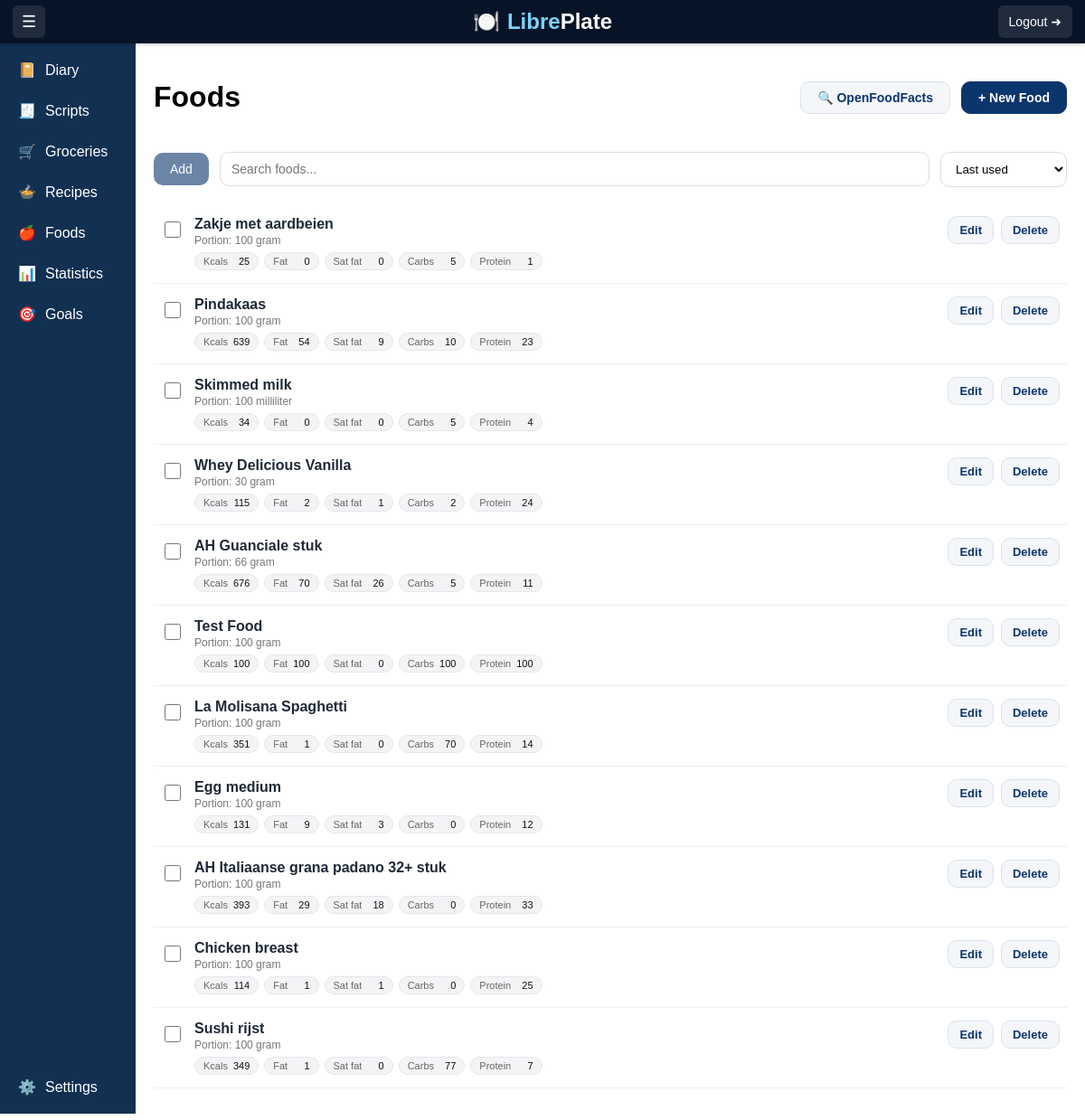
Page /foods/?meal=21 (signed in) on the committed database.
### foods/models.py (models this page shows, shortened)
class Food(models.Model):
    name = models.CharField(max_length=255)
    user = models.ForeignKey(User, on_delete=models.CASCADE, related_name="foods")
    serving = models.DecimalField(max_digits=6, decimal_places=2)
    unit = models.ForeignKey(
        "units.Unit", on_delete=models.CASCADE, null=True, blank=True
    )
    thumbnail_path = models.CharField(max_length=500, blank=True, null=True)
    barcode = models.CharField(max_length=50, blank=True)
    brand = models.CharField(max_length=255, blank=True, null=True)
    description = models.TextField(blank=True, null=True)
    created_at = models.DateTimeField(auto_now_add=True)
    updated_at = models.DateTimeField(auto_now=True)
    last_used_at = models.DateTimeField(null=True, blank=True, db_index=True)
    class Meta:
        ordering = ["-created_at"]
        verbose_name_plural = "Foods"
        indexes = [
            models.Index(fields=["barcode"]),
            models.Index(fields=["user", "brand"]),
        ]

### units/models.py (models this page shows, shortened)
class Unit(models.Model):
    name = models.CharField(max_length=100, unique=True)
    name_plural = models.CharField(max_length=100, unique=True)
    description = models.TextField(blank=True, null=True)
    abbreviation = models.CharField(max_length=100, blank=True, null=True)
    user = models.ForeignKey(
        User, on_delete=models.CASCADE, related_name="units", null=True, blank=True
    )
    class Meta:
        verbose_name_plural = "Units"

### nutrients/models.py (models this page shows, shortened)
class Nutrient(models.Model):
    name = models.CharField(max_length=100, unique=True)
    description = models.TextField(blank=True, null=True)
    abbreviation = models.CharField(max_length=100, blank=True, null=True)
    show_in_diary_total = models.BooleanField(
        null=True,
        blank=True,
        help_text="Show this nutrient in diary totals.",
    )
    show_in_diary_meal = models.BooleanField(
        null=True,
        blank=True,
        help_text="Show this nutrient in individual diary meals.",
    )
    show_in_food_edit = models.BooleanField(
        null=True,
        blank=True,
        help_text="Show this nutrient when editing a food.",
    )
    show_in_recipe = models.BooleanField(
        null=True,
        blank=True,
        help_text="Show this nutrient in recipes.",
    )
    show_in_foods = models.BooleanField(
        null=True,
        blank=True,
        help_text="Show this nutrient in food detail/list pages.",
    )
    order = models.PositiveIntegerField(default=0)
    user = models.ForeignKey(
        User,
        on_delete=models.CASCADE,
        related_name="nutrients",
        null=True,
        blank=True,
    )
    class Meta:
        verbose_name = "Nutrients"
        ordering = ["order"]

### foods/views.py (the view)
# urls.py: path("", views.foods, name="foods"),
@login_required
def foods(request):
    sort = request.GET.get("sort", "last_used")
    meal_id = request.GET.get("meal")
    select_step = request.GET.get("select_step")  # NEW
    foods_qs = Food.objects.filter(user=request.user).prefetch_related(
        Prefetch(
            "food_nutrients", queryset=FoodNutrient.objects.select_related("nutrient")
        )
    )
    if sort == "name":
        foods_qs = foods_qs.order_by("name")
    elif sort == "last_used":
        foods_qs = foods_qs.order_by("-last_used_at", "-created_at")
    else:
        foods_qs = foods_qs.order_by("-created_at")
    nutrients = list(Nutrient.objects.filter(show_in_foods=True).order_by("order"))
    foods_data = []
    for food in foods_qs:
        nutrient_map = {fn.nutrient_id: fn.amount for fn in food.food_nutrients.all()}
        formatted_nutrients = []
        for nutrient in nutrients:
            formatted_nutrients.append(
                {
                    "name": nutrient.name,
                    "abbr": nutrient.abbreviation,
                    "value": float(nutrient_map.get(nutrient.id, 0)),
                }
            )
        foods_data.append(
            {
                "id": food.id,
                "name": food.name,
                "description": food.description or "",
                "serving": float(food.serving),
                "unit": food.unit.name if food.unit else "",
                "nutrients": formatted_nutrients,
            }
        )
    return render(
        request,
        "foods/foods.html",
        {
            "foods": foods_data,
            "nutrients": nutrients,
            "sort": sort,
            "meal_id": meal_id,
            "select_step": select_step,  # NEW
        },
    )

### foods/templates/foods/foods.html (shortened to what this page needs)
{% extends 'base.html' %}
{% load static %}
{% block content %}
<link rel="stylesheet" href="{% static 'foods/css/food.css' %}">
<div class="container">
    <div class="page-header">
        <h1>Foods</h1>
        <div class="header-actions">
            <a href="{% url 'openfood_search' %}" class="btn btn-secondary">
                🔍 OpenFoodFacts
            </a>
            <a href="{% url 'create_food' %}" class="btn btn-primary">
                + New Food
            </a>
        </div>
    </div>
    <div class="food-toolbar">
        <div class="add-button">
            <button
                id="addSelectedBtn"
                type="submit"
                form="foodSelectionForm"
                disabled>
                Add
            </button>
        </div>
        <div class="food-search">
            <input
                type="text"
                id="foodSearch"
                placeholder="Search foods..."
            >
        </div>
        <div class="food-sort">
            <select id="sortSelect">
                <option value="last_used"
                    {% if sort == "last_used" %}selected{% endif %}>
                    Last used
                </option>
            </select>
        </div>
    </div>
    {% if foods %}
    <form
        id="foodSelectionForm"
        method="post"
        action="
        {% if meal_id %}
            {% url 'add_foods_to_meal_direct' meal_id %}
        {% else %}
            {% url 'select_meal' %}
        {% endif %}
        "
    >
        <div id="foodsContainer">
            {% for food in foods %}
                {% include "foods/partials/food_card.html" %}
            {% endfor %}
        </div>
    </form>
    {% else %}
        <p>No foods available.</p>
    {% endif %}
</div>
{% endblock %}

### foods/templates/foods/partials/food_card.html
<div
    class="food-card food-item"
    data-name="{{ food.name|lower }}"
    data-description="{{ food.description|lower }}"
>
    <div class="food-header">
        <div class="food-left">
            <input
                type="checkbox"
                class="food-checkbox"
                name="foods"
                value="{{ food.id }}"
            >
            <div class="food-info">
                <div class="food-name">
                    {{ food.name }}
                </div>
                <div class="serving">
                    Portion: {{ food.serving|floatformat:"-1" }} {{ food.unit }}
                </div>
                <div class="nutrients-row">
                    {% for n in food.nutrients %}
                    <div class="nutrient-chip">
                        <span class="nutrient-label">
                            {{ n.abbr|default:n.name }}
                        </span>
                        <span class="nutrient-value">
                            {% with v=n.value|floatformat:0 %}
                                {% if v|slice:"-3:" == ".00" %}
                                    {{ n.value|floatformat:0 }}
                                {% else %}
                                    {{ v }}
                                {% endif %}
                            {% endwith %}
                        </span>
                    </div>
                    {% endfor %}
                </div>
            </div>
        </div>
        <div class="actions">
            <a href="{% url 'edit_food' food.id %}" class="action-btn edit-btn">
                Edit
            </a>
            <a href="{% url 'delete_food' food.id %}" class="action-btn delete-btn">
                Delete
            </a>
        </div>
    </div>
</div>

### foods/static/foods/css/food.css (style rules this page uses)
.food-card { padding: 14px 8px; border-bottom: 1px solid #eee; transition: background .2s ease; }
.food-header { display: flex; justify-content: space-between; align-items: flex-start; gap: 16px; }
.food-left { display: flex; align-items: flex-start; gap: 12px; flex: 1; }
.food-checkbox { margin-top: 6px; width: 18px; height: 18px; cursor: pointer; }
.food-info { display: flex; flex-direction: column; min-width: 180px; }
.food-name { font-size: 16px; font-weight: 600; color: #1f2937; }
.serving { font-size: 12px; color: #777; margin-top: 2px; }
.nutrients-row { display: flex; flex-wrap: wrap; gap: 6px; margin-top: 6px; }
.nutrient-chip { background: #f3f4f6; border: 1px solid #e5e7eb; border-radius: 999px; padding: 3px 9px; display: flex; gap: 6px; align-items: center; font-size: 11px; font-variant-numeric: tabular-nums; }
.nutrient-label { color: #666; max-width: 60px; overflow: hidden; text-overflow: ellipsis; white-space: nowrap; }
.nutrient-value { color: #111; font-variant-numeric: tabular-nums; display: inline-block; min-width: 3ch; text-align: right; }
.food-toolbar { display: flex; gap: 12px; margin-top: 18px; margin-bottom: 18px; align-items: center; width: 100%; }
.add-button { flex: 0 0 auto; }
.add-button button { padding: 10px 18px; border: none; border-radius: 10px; background: #0b356d; color: white; cursor: pointer; font-size: 14px; }
.add-button button:disabled { opacity: 0.6; cursor: not-allowed; }
.food-search { flex: 1 1 auto; min-width: 0; }
.food-search input { width: 100%; box-sizing: border-box; padding: 10px 12px; border: 1px solid #ddd; border-radius: 10px; font-size: 14px; outline: none; }
.food-sort { flex: 0 0 auto; }
.food-sort select { min-width: 140px; box-sizing: border-box; padding: 10px 12px; border: 1px solid #ddd; border-radius: 10px; background: white; outline: none; }

### templates/base.html (style rules this page uses)
.btn { display: inline-flex; align-items: center; justify-content: center; gap: 8px; padding: 10px 18px; border-radius: 10px; font-size: 14px; font-weight: 600; line-height: 1; text-decoration: none; cursor: pointer; border: 1px solid transparent; transition: all .2s ease; font-family: inherit; box-sizing: border-box; }
.btn-primary { background: #0b356d; color: #fff; border-color: #0b356d; }
.btn-secondary { background: #f4f6f9; color: #0b356d; border: 1px solid #d9e2ef; }
.page-header { display: flex; justify-content: space-between; align-items: center; margin-bottom: 20px; gap: 20px; }
.header-actions { display: flex; gap: 12px; }
.actions { display: flex; align-items: center; gap: 8px; flex-shrink: 0; }
.action-btn { display: inline-flex; align-items: center; justify-content: center; padding: 7px 12px; background: #f4f6f9; color: #0b356d; border: 1px solid #d9e2ef; border-radius: 10px; text-decoration: none; font-size: 13px; font-weight: 600; transition: all .2s ease; }
html, body { margin: 0; height: 100%; font-family: Arial, sans-serif; }
body { margin: 0; height: 100vh; }

### rows in the picture
Food: name "Zakje met aardbeien"
Unit: unit "gram" "gram" "gram" "gram" "gram" "gram" "gram" "gram" "gram" "gram"
Nutrient: abbr "Kcals" "Kcals" "Kcals" "Kcals" "Kcals" "Kcals" "Kcals" "Kcals" "Kcals" "Kcals" "Kcals"
Nutrient: abbr "Fat" "Fat" "Fat" "Fat" "Fat" "Fat" "Fat" "Fat" "Fat" "Fat" "Fat"
Nutrient: abbr "Sat fat" "Sat fat" "Sat fat" "Sat fat" "Sat fat" "Sat fat" "Sat fat" "Sat fat" "Sat fat" "Sat fat" "Sat fat"
Nutrient: abbr "Carbs" "Carbs" "Carbs" "Carbs" "Carbs" "Carbs" "Carbs" "Carbs" "Carbs" "Carbs" "Carbs"
Nutrient: abbr "Protein" "Protein" "Protein" "Protein" "Protein" "Protein" "Protein" "Protein" "Protein" "Protein" "Protein"
Food: name "Pindakaas"
Food: name "Skimmed milk"
Unit: unit "milliliter"
Food: name "Whey Delicious Vanilla"
Food: name "AH Guanciale stuk"
Food: name "Test Food"
Food: name "La Molisana Spaghetti"
Food: name "Egg medium"
Food: name "AH Italiaanse grana padano 32+ stuk"
Food: name "Chicken breast"
Food: name "Sushi rijst"

### other values in the picture
{{ food.serving|floatformat:"-1" }} "100" "100" "100" "30" "66" "100" "100" "100" "100" "100" "100"
{{ v }} "25" "0" "0" "5" "1" "639" "54" "9" "10" "23" "34" "0" "0" "5" "4" "115" "2" "1" "2" "24" "676" "70" "26" "5" "11" "100" "100" "0" "100" "100" "351" "1" "0" "70" "14" "131" "9" "3" "0" "12" "393" "29" "18" "0" "33" "114" "1" "1" "0" "25" "349" "1" "0" "77" "7"
